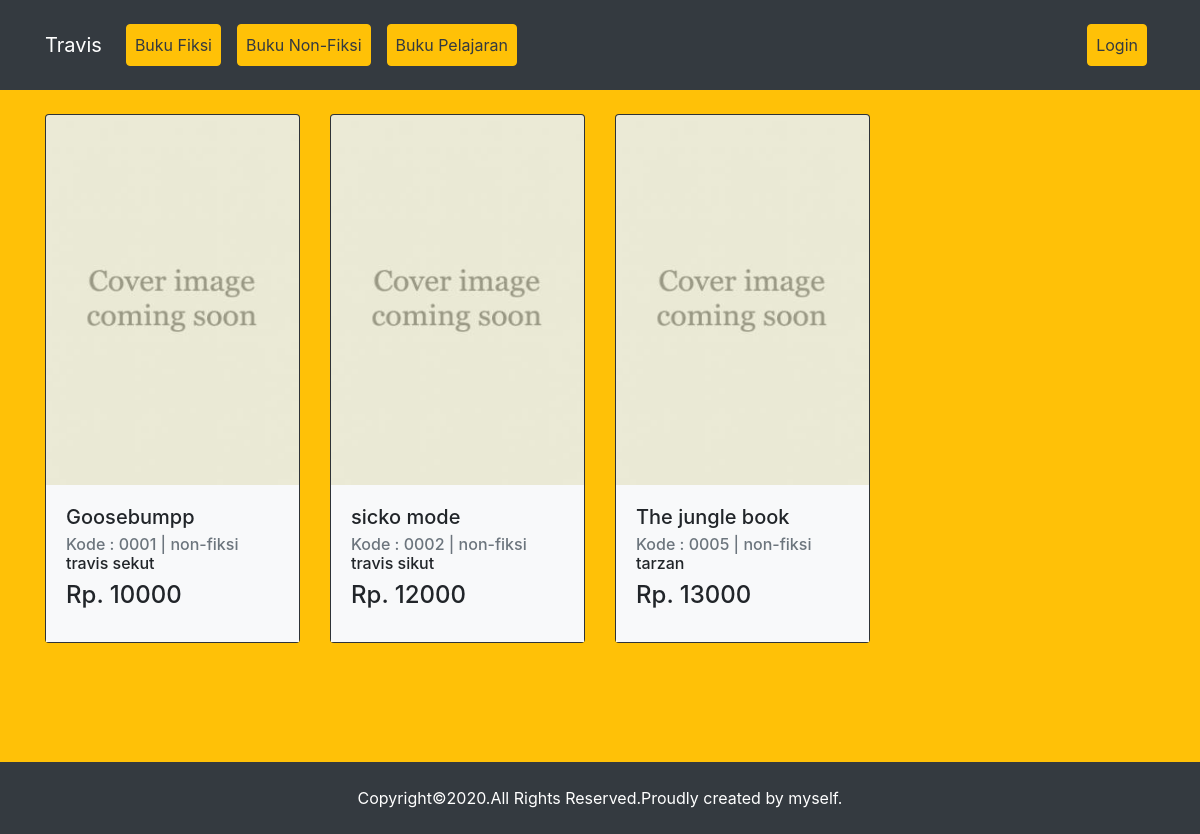
The page /non-fiksi.php on the database its author committed.
### tables this page shows
CREATE TABLE `books` (
  `id` int(11) NOT NULL,
  `kode` varchar(12) NOT NULL,
  `judul` varchar(255) NOT NULL,
  `pengarang` varchar(255) NOT NULL,
  `penerbit` varchar(255) NOT NULL,
  `tipe` varchar(255) NOT NULL,
  `harga` int(20) NOT NULL,
  `gambar` varchar(255) NOT NULL
);

### function.php (called while the page is built, shortened)
<?php
$host = 'localhost';
$user_db = 'root';
$pass_db = '';
$db = 'juna';
$con = mysqli_connect($host,$user_db,$pass_db,$db);
function query($query){
    global $con;
    $rows = [];
    $hasil = mysqli_query($con, $query);
    while ($row = mysqli_fetch_assoc($hasil)) {
        $rows[] = $row;
    };
    return $rows;
}
?>

### non-fiksi.php (the view, shortened to what this page needs)
<?php include('function.php');
include('templates/lil-function.php');
$hasil = query("SELECT * FROM books WHERE tipe='non-fiksi'");
include('templates/header.php');
?>
    <section class="bg-warning">
        <div class="container py-4">
            <?php
                $numOfCols = 4;
                $bootstrapColWidth = 12 / $numOfCols;
             ?>
            <div class="row">
                <?php $i = 1;
            foreach ($hasil as $h){
            ?>
                <div class="mb-3 col-sm-<?= $bootstrapColWidth ?>">
                    <div class="card bg-dark">
                        <img src="assets/img/books/<?= $h['gambar']; ?>" class="card-img-top w-w-auto" alt="...">
                        <div class="card-body bg-light">
                            <h5 class="card-title"><?= $h['judul']; ?></h5>
                            <h6 class="card-subtitle text-muted">Kode : <?= $h['kode'] .' | '. $h['tipe'] ?></h6>
                            <h6 class="card-text mb-2"><?= $h['pengarang'] ?></h6>
                            <h4 class="card-title">Rp. <?= $h['harga'] ?></h4>
                        </div>
                    </div>
                </div>
                <?php
                }
            ?>
            </div>
        </div>
    </section>
<?php
include('templates/footer.php');
?>

### assets/css/style.css (style rules this page uses)
section { min-height: 84vh !important; }
.card-img-top { width: 252px; height: 370px; }

### rows shown on the page
books: gambar (placeholder picture), judul "Goosebumpp", kode "0001", tipe "non-fiksi", pengarang "travis sekut", harga "10000"
books: gambar (placeholder picture), judul "sicko mode", kode "0002", tipe "non-fiksi", pengarang "travis sikut", harga "12000"
books: gambar (placeholder picture), judul "The jungle book", kode "0005", tipe "non-fiksi", pengarang "tarzan", harga "13000"
